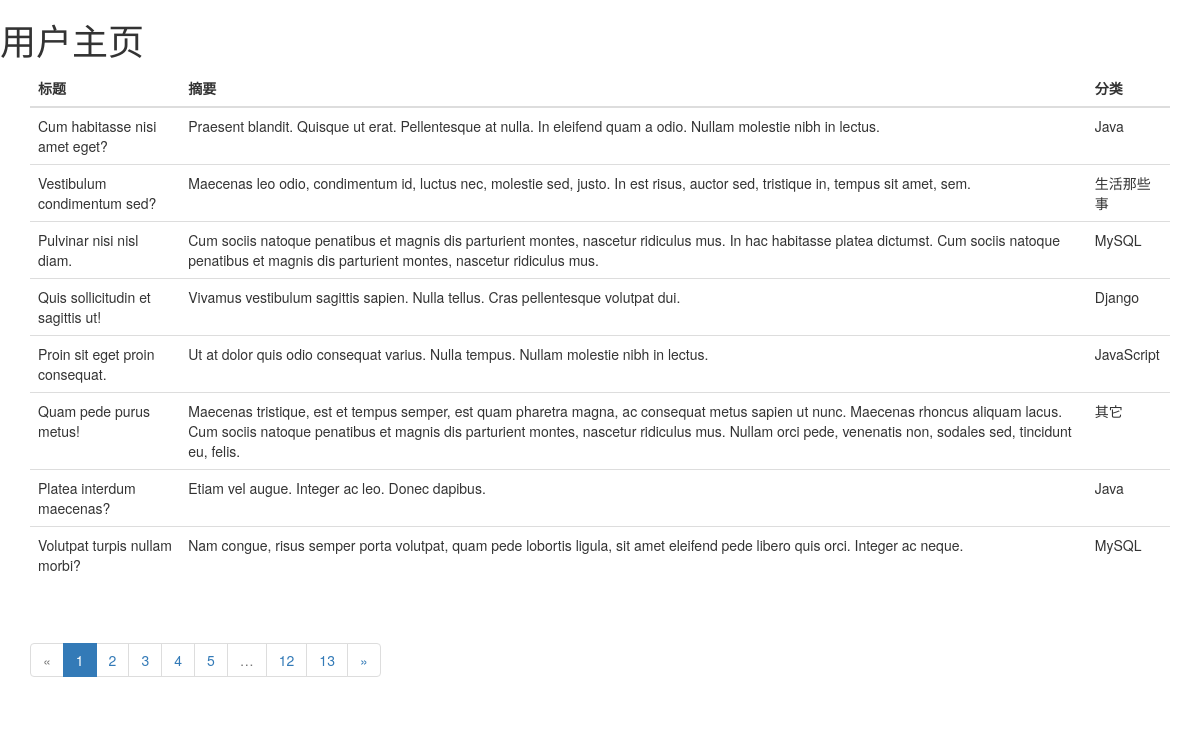
The page / on the database its author committed.
### app/models.py (models this page shows, shortened)
class Article(db.Model):
    id = db.Column(db.Integer,primary_key=True)
    title = db.Column(db.String(64),unique=True)
    content = db.Column(db.Text)
    summary = db.Column(db.Text)
    create_time = db.Column(db.DateTime,default=datetime.utcnow)
    update_time = db.Column(db.DateTime,default=datetime.utcnow)
    num_of_view = db.Column(db.Integer,default=0)
    articleType_id = db.Column(db.Integer,db.ForeignKey('articleTypes.id'))

class ArticleType(db.Model):
    __tablename__ = 'articleTypes'
    id = db.Column(db.Integer,primary_key=True)
    name = db.Column(db.String(64),unique=True,nullable=False)
    introduction = db.Column(db.Text,default=None)
    articles = db.relationship('Article',backref='articleType',lazy='dynamic')

### app/main/views.py (the view)
@main.route('/',methods=['GET','POST'])
def index():
    page = request.args.get('page',1,type=int)
    pagination = Article.query.order_by(Article.create_time.desc()).paginate(
        page = page,
        per_page = 8
    )
    articles = pagination.items
    return render_template('index.html',articles=articles,pagination=pagination,endpoint='.index')

### app/templates/index.html (shortened to what this page needs)
{% extends 'bootstrap/base.html' %}
{% import 'bootstrap/wtf.html' as wtf %}
{% import "_macros.html" as macros %}
{% block content%}
<h1>用户主页</h1>
<div class="container">
<table class="table table-hover">
    <thead><tr><th>标题</th><th>摘要</th><th>分类</th></tr></thead>
    <tbody>
{% for article in articles %}
<tr><td>{{article.title}}</td><td>{{article.summary}}</td><td>{{article.articleType.name}}</td></tr>
{% endfor%}
    </tbody>
</table>
<div class="pagination">
    {% if endpoint == '.index' %}
    {{ macros.pagination_widget(pagination, endpoint) }}
    {% else %}
    {{ macros.pagination_widget(pagination, endpoint, id=id) }}
    {% endif %}
</div>
</div>
{%endblock content %}

### app/templates/_macros.html
{% macro pagination_widget(pagination, endpoint, fragment='') %}
    <ul class="pagination">
        <li{% if not pagination.has_prev %} class="disabled"{% endif %}>
            <a href="{% if pagination.has_prev %}{{ url_for(endpoint,
                page = pagination.page - 1, **kwargs) }}{{ fragment }}{% else %}#{% endif %}">
                &laquo;
            </a>
        </li>
        {% for p in pagination.iter_pages() %}
            {% if p %}
                {% if p == pagination.page %}
                <li class="active">
                    <a href="{{ url_for(endpoint, page = p, **kwargs) }}{{ fragment }}">{{ p }}</a>
                </li>
                {% else %}
                <li>
                    <a href="{{ url_for(endpoint, page = p, **kwargs) }}{{ fragment }}">{{ p }}</a>
                </li>
                {% endif %}
            {% else %}
            <li class="disabled"><a href="#">&hellip;</a></li>
            {% endif %}
        {% endfor %}
        <li{% if not pagination.has_next %} class="disabled"{% endif %}>
            <a href="{% if pagination.has_next %}{{ url_for(endpoint,
                page = pagination.page + 1, **kwargs) }}{{ fragment }}{% else %}#{% endif %}">
                &raquo;
            </a>
        </li>
    </ul>
{% endmacro %}

### rows shown on the page
Article: title "Cum habitasse nisi amet eget?", summary "Praesent blandit. Quisque ut erat. Pellentesque at nulla. In eleifend quam a odio. Nullam molestie nibh in lectus.", articleType.name "Java"
Article: title "Vestibulum condimentum sed?", summary "Maecenas leo odio, condimentum id, luctus nec, molestie sed, justo. In est risus, auctor sed, tristique in, tempus sit amet, sem.", articleType.name "生活那些事"
Article: title "Pulvinar nisi nisl diam.", summary "Cum sociis natoque penatibus et magnis dis parturient montes, nascetur ridiculus mus. In hac habitasse platea dictumst. Cum sociis natoque penatibus et magnis dis parturient montes, nascetur ridiculus mus.", articleType.name "MySQL"
Article: title "Quis sollicitudin et sagittis ut!", summary "Vivamus vestibulum sagittis sapien. Nulla tellus. Cras pellentesque volutpat dui.", articleType.name "Django"
Article: title "Proin sit eget proin consequat.", summary "Ut at dolor quis odio consequat varius. Nulla tempus. Nullam molestie nibh in lectus.", articleType.name "JavaScript"
Article: title "Quam pede purus metus!", summary "Maecenas tristique, est et tempus semper, est quam pharetra magna, ac consequat metus sapien ut nunc. Maecenas rhoncus aliquam lacus. Cum sociis natoque penatibus et magnis dis parturient montes, nascetur ridiculus mus. Nullam orci pede, venenatis non, sodales sed, tincidunt eu, felis.", articleType.name "其它"
Article: title "Platea interdum maecenas?", summary "Etiam vel augue. Integer ac leo. Donec dapibus.", articleType.name "Java"
Article: title "Volutpat turpis nullam morbi?", summary "Nam congue, risus semper porta volutpat, quam pede lobortis ligula, sit amet eleifend pede libero quis orci. Integer ac neque.", articleType.name "MySQL"

### other values the page prints
{{ p }} "1"
{{ p }} "2" "3" "4" "5" "12" "13"
